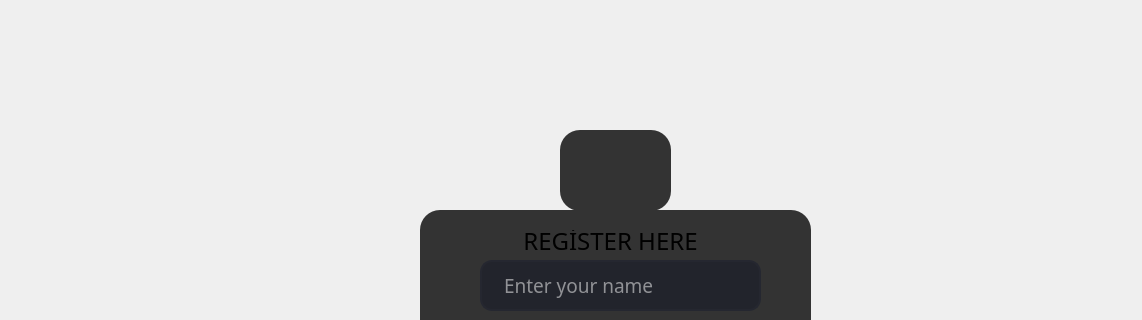
<?xml version="1.0" encoding="UTF-8"?>
<ui version="4.0">
 <class>Form</class>
 <widget class="QWidget" name="Form">
  <property name="geometry">
   <rect>
    <x>0</x>
    <y>0</y>
    <width>1142</width>
    <height>320</height>
   </rect>
  </property>
  <property name="windowTitle">
   <string>Form</string>
  </property>
  <property name="styleSheet">
   <string notr="true">
  #Form{
background-image: url(:/img/cry3.jpg);
	
}
</string>
  </property>
  <widget class="QFrame" name="frame">
   <property name="geometry">
    <rect>
     <x>420</x>
     <y>210</y>
     <width>391</width>
     <height>351</height>
    </rect>
   </property>
   <property name="sizePolicy">
    <sizepolicy hsizetype="Expanding" vsizetype="Preferred">
     <horstretch>0</horstretch>
     <verstretch>0</verstretch>
    </sizepolicy>
   </property>
   <property name="layoutDirection">
    <enum>Qt::LeftToRight</enum>
   </property>
   <property name="styleSheet">
    <string notr="true">QFrame{
	background-color:#333;
border-radius:20px;

}
</string>
   </property>
   <property name="frameShape">
    <enum>QFrame::StyledPanel</enum>
   </property>
   <property name="frameShadow">
    <enum>QFrame::Raised</enum>
   </property>
   <widget class="QPushButton" name="reg">
    <property name="geometry">
     <rect>
      <x>50</x>
      <y>270</y>
      <width>121</width>
      <height>41</height>
     </rect>
    </property>
    <property name="palette">
     <palette>
      <active>
       <colorrole role="WindowText">
        <brush brushstyle="SolidPattern">
         <color alpha="255">
          <red>255</red>
          <green>255</green>
          <blue>255</blue>
         </color>
        </brush>
       </colorrole>
       <colorrole role="Button">
        <brush brushstyle="SolidPattern">
         <color alpha="255">
          <red>47</red>
          <green>100</green>
          <blue>180</blue>
         </color>
        </brush>
       </colorrole>
       <colorrole role="Text">
        <brush brushstyle="SolidPattern">
         <color alpha="255">
          <red>255</red>
          <green>255</green>
          <blue>255</blue>
         </color>
        </brush>
       </colorrole>
       <colorrole role="ButtonText">
        <brush brushstyle="SolidPattern">
         <color alpha="255">
          <red>255</red>
          <green>255</green>
          <blue>255</blue>
         </color>
        </brush>
       </colorrole>
       <colorrole role="Base">
        <brush brushstyle="SolidPattern">
         <color alpha="255">
          <red>47</red>
          <green>100</green>
          <blue>180</blue>
         </color>
        </brush>
       </colorrole>
       <colorrole role="Window">
        <brush brushstyle="SolidPattern">
         <color alpha="255">
          <red>47</red>
          <green>100</green>
          <blue>180</blue>
         </color>
        </brush>
       </colorrole>
      </active>
      <inactive>
       <colorrole role="WindowText">
        <brush brushstyle="SolidPattern">
         <color alpha="255">
          <red>255</red>
          <green>255</green>
          <blue>255</blue>
         </color>
        </brush>
       </colorrole>
       <colorrole role="Button">
        <brush brushstyle="SolidPattern">
         <color alpha="255">
          <red>47</red>
          <green>100</green>
          <blue>180</blue>
         </color>
        </brush>
       </colorrole>
       <colorrole role="Text">
        <brush brushstyle="SolidPattern">
         <color alpha="255">
          <red>255</red>
          <green>255</green>
          <blue>255</blue>
         </color>
        </brush>
       </colorrole>
       <colorrole role="ButtonText">
        <brush brushstyle="SolidPattern">
         <color alpha="255">
          <red>255</red>
          <green>255</green>
          <blue>255</blue>
         </color>
        </brush>
       </colorrole>
       <colorrole role="Base">
        <brush brushstyle="SolidPattern">
         <color alpha="255">
          <red>47</red>
          <green>100</green>
          <blue>180</blue>
         </color>
        </brush>
       </colorrole>
       <colorrole role="Window">
        <brush brushstyle="SolidPattern">
         <color alpha="255">
          <red>47</red>
          <green>100</green>
          <blue>180</blue>
         </color>
        </brush>
       </colorrole>
      </inactive>
      <disabled>
       <colorrole role="WindowText">
        <brush brushstyle="SolidPattern">
         <color alpha="255">
          <red>255</red>
          <green>255</green>
          <blue>255</blue>
         </color>
        </brush>
       </colorrole>
       <colorrole role="Button">
        <brush brushstyle="SolidPattern">
         <color alpha="255">
          <red>47</red>
          <green>100</green>
          <blue>180</blue>
         </color>
        </brush>
       </colorrole>
       <colorrole role="Text">
        <brush brushstyle="SolidPattern">
         <color alpha="255">
          <red>255</red>
          <green>255</green>
          <blue>255</blue>
         </color>
        </brush>
       </colorrole>
       <colorrole role="ButtonText">
        <brush brushstyle="SolidPattern">
         <color alpha="255">
          <red>255</red>
          <green>255</green>
          <blue>255</blue>
         </color>
        </brush>
       </colorrole>
       <colorrole role="Base">
        <brush brushstyle="SolidPattern">
         <color alpha="255">
          <red>47</red>
          <green>100</green>
          <blue>180</blue>
         </color>
        </brush>
       </colorrole>
       <colorrole role="Window">
        <brush brushstyle="SolidPattern">
         <color alpha="255">
          <red>47</red>
          <green>100</green>
          <blue>180</blue>
         </color>
        </brush>
       </colorrole>
      </disabled>
     </palette>
    </property>
    <property name="font">
     <font>
      <family>Century Gothic</family>
      <pointsize>18</pointsize>
     </font>
    </property>
    <property name="styleSheet">
     <string notr="true">QPushButton{
color: rgb(255, 255, 255);
 border-radius: 12px;
background-color: rgb(47, 100, 180);
}
QPushButton:hover{
background-color: rgb(255, 86, 80);
}
</string>
    </property>
    <property name="text">
     <string>Regsiter</string>
    </property>
   </widget>
   <widget class="QPushButton" name="exit">
    <property name="geometry">
     <rect>
      <x>260</x>
      <y>270</y>
      <width>91</width>
      <height>41</height>
     </rect>
    </property>
    <property name="baseSize">
     <size>
      <width>0</width>
      <height>8</height>
     </size>
    </property>
    <property name="palette">
     <palette>
      <active>
       <colorrole role="WindowText">
        <brush brushstyle="SolidPattern">
         <color alpha="255">
          <red>255</red>
          <green>255</green>
          <blue>255</blue>
         </color>
        </brush>
       </colorrole>
       <colorrole role="Button">
        <brush brushstyle="SolidPattern">
         <color alpha="255">
          <red>47</red>
          <green>100</green>
          <blue>180</blue>
         </color>
        </brush>
       </colorrole>
       <colorrole role="Text">
        <brush brushstyle="SolidPattern">
         <color alpha="255">
          <red>255</red>
          <green>255</green>
          <blue>255</blue>
         </color>
        </brush>
       </colorrole>
       <colorrole role="ButtonText">
        <brush brushstyle="SolidPattern">
         <color alpha="255">
          <red>255</red>
          <green>255</green>
          <blue>255</blue>
         </color>
        </brush>
       </colorrole>
       <colorrole role="Base">
        <brush brushstyle="SolidPattern">
         <color alpha="255">
          <red>47</red>
          <green>100</green>
          <blue>180</blue>
         </color>
        </brush>
       </colorrole>
       <colorrole role="Window">
        <brush brushstyle="SolidPattern">
         <color alpha="255">
          <red>47</red>
          <green>100</green>
          <blue>180</blue>
         </color>
        </brush>
       </colorrole>
      </active>
      <inactive>
       <colorrole role="WindowText">
        <brush brushstyle="SolidPattern">
         <color alpha="255">
          <red>255</red>
          <green>255</green>
          <blue>255</blue>
         </color>
        </brush>
       </colorrole>
       <colorrole role="Button">
        <brush brushstyle="SolidPattern">
         <color alpha="255">
          <red>47</red>
          <green>100</green>
          <blue>180</blue>
         </color>
        </brush>
       </colorrole>
       <colorrole role="Text">
        <brush brushstyle="SolidPattern">
         <color alpha="255">
          <red>255</red>
          <green>255</green>
          <blue>255</blue>
         </color>
        </brush>
       </colorrole>
       <colorrole role="ButtonText">
        <brush brushstyle="SolidPattern">
         <color alpha="255">
          <red>255</red>
          <green>255</green>
          <blue>255</blue>
         </color>
        </brush>
       </colorrole>
       <colorrole role="Base">
        <brush brushstyle="SolidPattern">
         <color alpha="255">
          <red>47</red>
          <green>100</green>
          <blue>180</blue>
         </color>
        </brush>
       </colorrole>
       <colorrole role="Window">
        <brush brushstyle="SolidPattern">
         <color alpha="255">
          <red>47</red>
          <green>100</green>
          <blue>180</blue>
         </color>
        </brush>
       </colorrole>
      </inactive>
      <disabled>
       <colorrole role="WindowText">
        <brush brushstyle="SolidPattern">
         <color alpha="255">
          <red>255</red>
          <green>255</green>
          <blue>255</blue>
         </color>
        </brush>
       </colorrole>
       <colorrole role="Button">
        <brush brushstyle="SolidPattern">
         <color alpha="255">
          <red>47</red>
          <green>100</green>
          <blue>180</blue>
         </color>
        </brush>
       </colorrole>
       <colorrole role="Text">
        <brush brushstyle="SolidPattern">
         <color alpha="255">
          <red>255</red>
          <green>255</green>
          <blue>255</blue>
         </color>
        </brush>
       </colorrole>
       <colorrole role="ButtonText">
        <brush brushstyle="SolidPattern">
         <color alpha="255">
          <red>255</red>
          <green>255</green>
          <blue>255</blue>
         </color>
        </brush>
       </colorrole>
       <colorrole role="Base">
        <brush brushstyle="SolidPattern">
         <color alpha="255">
          <red>47</red>
          <green>100</green>
          <blue>180</blue>
         </color>
        </brush>
       </colorrole>
       <colorrole role="Window">
        <brush brushstyle="SolidPattern">
         <color alpha="255">
          <red>47</red>
          <green>100</green>
          <blue>180</blue>
         </color>
        </brush>
       </colorrole>
      </disabled>
     </palette>
    </property>
    <property name="font">
     <font>
      <family>Century Gothic</family>
      <pointsize>18</pointsize>
     </font>
    </property>
    <property name="styleSheet">
     <string notr="true">QPushButton{
color: rgb(255, 255, 255);
 border-radius: 12px;
background-color: rgb(47, 100, 180);
}
QPushButton:hover{
background-color: rgb(255, 86, 80);
}
</string>
    </property>
    <property name="text">
     <string>exit</string>
    </property>
   </widget>
   <widget class="QLineEdit" name="name">
    <property name="geometry">
     <rect>
      <x>60</x>
      <y>50</y>
      <width>281</width>
      <height>51</height>
     </rect>
    </property>
    <property name="palette">
     <palette>
      <active>
       <colorrole role="WindowText">
        <brush brushstyle="SolidPattern">
         <color alpha="255">
          <red>255</red>
          <green>255</green>
          <blue>255</blue>
         </color>
        </brush>
       </colorrole>
       <colorrole role="Button">
        <brush brushstyle="SolidPattern">
         <color alpha="255">
          <red>34</red>
          <green>36</green>
          <blue>44</blue>
         </color>
        </brush>
       </colorrole>
       <colorrole role="Text">
        <brush brushstyle="SolidPattern">
         <color alpha="255">
          <red>255</red>
          <green>255</green>
          <blue>255</blue>
         </color>
        </brush>
       </colorrole>
       <colorrole role="ButtonText">
        <brush brushstyle="SolidPattern">
         <color alpha="255">
          <red>255</red>
          <green>255</green>
          <blue>255</blue>
         </color>
        </brush>
       </colorrole>
       <colorrole role="Base">
        <brush brushstyle="SolidPattern">
         <color alpha="255">
          <red>34</red>
          <green>36</green>
          <blue>44</blue>
         </color>
        </brush>
       </colorrole>
       <colorrole role="Window">
        <brush brushstyle="SolidPattern">
         <color alpha="255">
          <red>34</red>
          <green>36</green>
          <blue>44</blue>
         </color>
        </brush>
       </colorrole>
      </active>
      <inactive>
       <colorrole role="WindowText">
        <brush brushstyle="SolidPattern">
         <color alpha="255">
          <red>255</red>
          <green>255</green>
          <blue>255</blue>
         </color>
        </brush>
       </colorrole>
       <colorrole role="Button">
        <brush brushstyle="SolidPattern">
         <color alpha="255">
          <red>34</red>
          <green>36</green>
          <blue>44</blue>
         </color>
        </brush>
       </colorrole>
       <colorrole role="Text">
        <brush brushstyle="SolidPattern">
         <color alpha="255">
          <red>255</red>
          <green>255</green>
          <blue>255</blue>
         </color>
        </brush>
       </colorrole>
       <colorrole role="ButtonText">
        <brush brushstyle="SolidPattern">
         <color alpha="255">
          <red>255</red>
          <green>255</green>
          <blue>255</blue>
         </color>
        </brush>
       </colorrole>
       <colorrole role="Base">
        <brush brushstyle="SolidPattern">
         <color alpha="255">
          <red>34</red>
          <green>36</green>
          <blue>44</blue>
         </color>
        </brush>
       </colorrole>
       <colorrole role="Window">
        <brush brushstyle="SolidPattern">
         <color alpha="255">
          <red>34</red>
          <green>36</green>
          <blue>44</blue>
         </color>
        </brush>
       </colorrole>
      </inactive>
      <disabled>
       <colorrole role="WindowText">
        <brush brushstyle="SolidPattern">
         <color alpha="255">
          <red>255</red>
          <green>255</green>
          <blue>255</blue>
         </color>
        </brush>
       </colorrole>
       <colorrole role="Button">
        <brush brushstyle="SolidPattern">
         <color alpha="255">
          <red>34</red>
          <green>36</green>
          <blue>44</blue>
         </color>
        </brush>
       </colorrole>
       <colorrole role="Text">
        <brush brushstyle="SolidPattern">
         <color alpha="255">
          <red>255</red>
          <green>255</green>
          <blue>255</blue>
         </color>
        </brush>
       </colorrole>
       <colorrole role="ButtonText">
        <brush brushstyle="SolidPattern">
         <color alpha="255">
          <red>255</red>
          <green>255</green>
          <blue>255</blue>
         </color>
        </brush>
       </colorrole>
       <colorrole role="Base">
        <brush brushstyle="SolidPattern">
         <color alpha="255">
          <red>34</red>
          <green>36</green>
          <blue>44</blue>
         </color>
        </brush>
       </colorrole>
       <colorrole role="Window">
        <brush brushstyle="SolidPattern">
         <color alpha="255">
          <red>34</red>
          <green>36</green>
          <blue>44</blue>
         </color>
        </brush>
       </colorrole>
      </disabled>
     </palette>
    </property>
    <property name="font">
     <font>
      <family>Century Gothic</family>
      <pointsize>14</pointsize>
     </font>
    </property>
    <property name="cursor">
     <cursorShape>IBeamCursor</cursorShape>
    </property>
    <property name="focusPolicy">
     <enum>Qt::StrongFocus</enum>
    </property>
    <property name="styleSheet">
     <string notr="true">QLineEdit{
   border:2px solid rgb(37,39,48);
  border-radius: 12px;
   color:#FFF;
   padding-left:20px;
   padding-right:20px;
   background-color : rgb(34,36,44);

}
QLineEdit:hover{
border:2px solid rgb(48,50,62);

}
QLineEdit:focus{
border:2px solid #9d9d9d;
background-color:rgb(43,45,56);
}
</string>
    </property>
    <property name="text">
     <string/>
    </property>
    <property name="placeholderText">
     <string>Enter your name </string>
    </property>
   </widget>
   <widget class="QLabel" name="label_2">
    <property name="geometry">
     <rect>
      <x>100</x>
      <y>20</y>
      <width>181</width>
      <height>21</height>
     </rect>
    </property>
    <property name="font">
     <font>
      <family>Century Gothic</family>
      <pointsize>18</pointsize>
     </font>
    </property>
    <property name="text">
     <string>REGİSTER HERE</string>
    </property>
    <property name="alignment">
     <set>Qt::AlignCenter</set>
    </property>
   </widget>
   <widget class="QLineEdit" name="email">
    <property name="geometry">
     <rect>
      <x>60</x>
      <y>110</y>
      <width>281</width>
      <height>51</height>
     </rect>
    </property>
    <property name="palette">
     <palette>
      <active>
       <colorrole role="WindowText">
        <brush brushstyle="SolidPattern">
         <color alpha="255">
          <red>255</red>
          <green>255</green>
          <blue>255</blue>
         </color>
        </brush>
       </colorrole>
       <colorrole role="Button">
        <brush brushstyle="SolidPattern">
         <color alpha="255">
          <red>34</red>
          <green>36</green>
          <blue>44</blue>
         </color>
        </brush>
       </colorrole>
       <colorrole role="Text">
        <brush brushstyle="SolidPattern">
         <color alpha="255">
          <red>255</red>
          <green>255</green>
          <blue>255</blue>
         </color>
        </brush>
       </colorrole>
       <colorrole role="ButtonText">
        <brush brushstyle="SolidPattern">
         <color alpha="255">
          <red>255</red>
          <green>255</green>
          <blue>255</blue>
         </color>
        </brush>
       </colorrole>
       <colorrole role="Base">
        <brush brushstyle="SolidPattern">
         <color alpha="255">
          <red>34</red>
          <green>36</green>
          <blue>44</blue>
         </color>
        </brush>
       </colorrole>
       <colorrole role="Window">
        <brush brushstyle="SolidPattern">
         <color alpha="255">
          <red>34</red>
          <green>36</green>
          <blue>44</blue>
         </color>
        </brush>
       </colorrole>
      </active>
      <inactive>
       <colorrole role="WindowText">
        <brush brushstyle="SolidPattern">
         <color alpha="255">
          <red>255</red>
          <green>255</green>
          <blue>255</blue>
         </color>
        </brush>
       </colorrole>
       <colorrole role="Button">
        <brush brushstyle="SolidPattern">
         <color alpha="255">
          <red>34</red>
          <green>36</green>
          <blue>44</blue>
         </color>
        </brush>
       </colorrole>
       <colorrole role="Text">
        <brush brushstyle="SolidPattern">
         <color alpha="255">
          <red>255</red>
          <green>255</green>
          <blue>255</blue>
         </color>
        </brush>
       </colorrole>
       <colorrole role="ButtonText">
        <brush brushstyle="SolidPattern">
         <color alpha="255">
          <red>255</red>
          <green>255</green>
          <blue>255</blue>
         </color>
        </brush>
       </colorrole>
       <colorrole role="Base">
        <brush brushstyle="SolidPattern">
         <color alpha="255">
          <red>34</red>
          <green>36</green>
          <blue>44</blue>
         </color>
        </brush>
       </colorrole>
       <colorrole role="Window">
        <brush brushstyle="SolidPattern">
         <color alpha="255">
          <red>34</red>
          <green>36</green>
          <blue>44</blue>
         </color>
        </brush>
       </colorrole>
      </inactive>
      <disabled>
       <colorrole role="WindowText">
        <brush brushstyle="SolidPattern">
         <color alpha="255">
          <red>255</red>
          <green>255</green>
          <blue>255</blue>
         </color>
        </brush>
       </colorrole>
       <colorrole role="Button">
        <brush brushstyle="SolidPattern">
         <color alpha="255">
          <red>34</red>
          <green>36</green>
          <blue>44</blue>
         </color>
        </brush>
       </colorrole>
       <colorrole role="Text">
        <brush brushstyle="SolidPattern">
         <color alpha="255">
          <red>255</red>
          <green>255</green>
          <blue>255</blue>
         </color>
        </brush>
       </colorrole>
       <colorrole role="ButtonText">
        <brush brushstyle="SolidPattern">
         <color alpha="255">
          <red>255</red>
          <green>255</green>
          <blue>255</blue>
         </color>
        </brush>
       </colorrole>
       <colorrole role="Base">
        <brush brushstyle="SolidPattern">
         <color alpha="255">
          <red>34</red>
          <green>36</green>
          <blue>44</blue>
         </color>
        </brush>
       </colorrole>
       <colorrole role="Window">
        <brush brushstyle="SolidPattern">
         <color alpha="255">
          <red>34</red>
          <green>36</green>
          <blue>44</blue>
         </color>
        </brush>
       </colorrole>
      </disabled>
     </palette>
    </property>
    <property name="font">
     <font>
      <family>Century Gothic</family>
      <pointsize>14</pointsize>
     </font>
    </property>
    <property name="cursor">
     <cursorShape>ArrowCursor</cursorShape>
    </property>
    <property name="focusPolicy">
     <enum>Qt::StrongFocus</enum>
    </property>
    <property name="styleSheet">
     <string notr="true">QLineEdit{
   border:2px solid rgb(37,39,48);
  border-radius: 12px;
   color:#FFF;
   padding-left:20px;
   padding-right:20px;
   background-color : rgb(34,36,44);

}
QLineEdit:hover{
border:2px solid rgb(48,50,62);

}
QLineEdit:focus{
border:2px solid #9d9d9d;
background-color:rgb(43,45,56);
}</string>
    </property>
    <property name="text">
     <string/>
    </property>
    <property name="placeholderText">
     <string> Enter your email</string>
    </property>
   </widget>
   <widget class="QLineEdit" name="password">
    <property name="geometry">
     <rect>
      <x>60</x>
      <y>170</y>
      <width>281</width>
      <height>51</height>
     </rect>
    </property>
    <property name="palette">
     <palette>
      <active>
       <colorrole role="WindowText">
        <brush brushstyle="SolidPattern">
         <color alpha="255">
          <red>255</red>
          <green>255</green>
          <blue>255</blue>
         </color>
        </brush>
       </colorrole>
       <colorrole role="Button">
        <brush brushstyle="SolidPattern">
         <color alpha="255">
          <red>34</red>
          <green>36</green>
          <blue>44</blue>
         </color>
        </brush>
       </colorrole>
       <colorrole role="Text">
        <brush brushstyle="SolidPattern">
         <color alpha="255">
          <red>255</red>
          <green>255</green>
          <blue>255</blue>
         </color>
        </brush>
       </colorrole>
       <colorrole role="ButtonText">
        <brush brushstyle="SolidPattern">
         <color alpha="255">
          <red>255</red>
          <green>255</green>
          <blue>255</blue>
         </color>
        </brush>
       </colorrole>
       <colorrole role="Base">
        <brush brushstyle="SolidPattern">
         <color alpha="255">
          <red>34</red>
          <green>36</green>
          <blue>44</blue>
         </color>
        </brush>
       </colorrole>
       <colorrole role="Window">
        <brush brushstyle="SolidPattern">
         <color alpha="255">
          <red>34</red>
          <green>36</green>
          <blue>44</blue>
         </color>
        </brush>
       </colorrole>
      </active>
      <inactive>
       <colorrole role="WindowText">
        <brush brushstyle="SolidPattern">
         <color alpha="255">
          <red>255</red>
          <green>255</green>
          <blue>255</blue>
         </color>
        </brush>
       </colorrole>
       <colorrole role="Button">
        <brush brushstyle="SolidPattern">
         <color alpha="255">
          <red>34</red>
          <green>36</green>
          <blue>44</blue>
         </color>
        </brush>
       </colorrole>
       <colorrole role="Text">
        <brush brushstyle="SolidPattern">
         <color alpha="255">
          <red>255</red>
          <green>255</green>
          <blue>255</blue>
         </color>
        </brush>
       </colorrole>
       <colorrole role="ButtonText">
        <brush brushstyle="SolidPattern">
         <color alpha="255">
          <red>255</red>
          <green>255</green>
          <blue>255</blue>
         </color>
        </brush>
       </colorrole>
       <colorrole role="Base">
        <brush brushstyle="SolidPattern">
         <color alpha="255">
          <red>34</red>
          <green>36</green>
          <blue>44</blue>
         </color>
        </brush>
       </colorrole>
       <colorrole role="Window">
        <brush brushstyle="SolidPattern">
         <color alpha="255">
          <red>34</red>
          <green>36</green>
          <blue>44</blue>
         </color>
        </brush>
       </colorrole>
      </inactive>
      <disabled>
       <colorrole role="WindowText">
        <brush brushstyle="SolidPattern">
         <color alpha="255">
          <red>255</red>
          <green>255</green>
          <blue>255</blue>
         </color>
        </brush>
       </colorrole>
       <colorrole role="Button">
        <brush brushstyle="SolidPattern">
         <color alpha="255">
          <red>34</red>
          <green>36</green>
          <blue>44</blue>
         </color>
        </brush>
       </colorrole>
       <colorrole role="Text">
        <brush brushstyle="SolidPattern">
         <color alpha="255">
          <red>255</red>
          <green>255</green>
          <blue>255</blue>
         </color>
        </brush>
       </colorrole>
       <colorrole role="ButtonText">
        <brush brushstyle="SolidPattern">
         <color alpha="255">
          <red>255</red>
          <green>255</green>
          <blue>255</blue>
         </color>
        </brush>
       </colorrole>
       <colorrole role="Base">
        <brush brushstyle="SolidPattern">
         <color alpha="255">
          <red>34</red>
          <green>36</green>
          <blue>44</blue>
         </color>
        </brush>
       </colorrole>
       <colorrole role="Window">
        <brush brushstyle="SolidPattern">
         <color alpha="255">
          <red>34</red>
          <green>36</green>
          <blue>44</blue>
         </color>
        </brush>
       </colorrole>
      </disabled>
     </palette>
    </property>
    <property name="font">
     <font>
      <family>Century Gothic</family>
      <pointsize>14</pointsize>
     </font>
    </property>
    <property name="cursor">
     <cursorShape>ArrowCursor</cursorShape>
    </property>
    <property name="focusPolicy">
     <enum>Qt::StrongFocus</enum>
    </property>
    <property name="styleSheet">
     <string notr="true">QLineEdit{
   border:2px solid rgb(37,39,48);
  border-radius: 12px;
   color:#FFF;
   padding-left:20px;
   padding-right:20px;
   background-color : rgb(34,36,44);

}
QLineEdit:hover{
border:2px solid rgb(48,50,62);

}
QLineEdit:focus{
border:2px solid #9d9d9d;
background-color:rgb(43,45,56);
}</string>
    </property>
    <property name="text">
     <string/>
    </property>
    <property name="echoMode">
     <enum>QLineEdit::Password</enum>
    </property>
    <property name="placeholderText">
     <string> Enter your password</string>
    </property>
   </widget>
  </widget>
  <widget class="QToolButton" name="toolButton">
   <property name="geometry">
    <rect>
     <x>560</x>
     <y>130</y>
     <width>111</width>
     <height>81</height>
    </rect>
   </property>
   <property name="styleSheet">
    <string notr="true">background-color:transparent ;

background-color: #333;

border-radius:20px;
image: url(:/newPrefix/icon.png);</string>
   </property>
   <property name="text">
    <string/>
   </property>
  </widget>
 </widget>
 <resources>
  <include location="pr.qrc"/>
  <include location="background.qrc"/>
  <include location="images.qrc"/>
 </resources>
 <connections/>
</ui>
